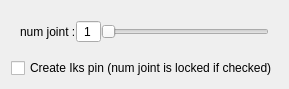
<?xml version="1.0" encoding="UTF-8"?>
<ui version="4.0">
    <class>Form</class>
    <widget class="QWidget" name="Form">
        <property name="geometry">
            <rect>
                <x>0</x>
                <y>0</y>
                <width>280</width>
                <height>81</height>
            </rect>
        </property>
        <property name="windowTitle">
            <string>Form</string>
        </property>
        <layout class="QVBoxLayout" name="verticalLayout">
            <item>
                <widget class="QWidget" name="jointNum_widget" native="true">
                    <layout class="QHBoxLayout" name="jointNum_layout">
                        <property name="spacing">
                            <number>0</number>
                        </property>
                        <item>
                            <widget class="QLabel" name="label">
                                <property name="text">
                                    <string>num joint :</string>
                                </property>
                            </widget>
                        </item>
                        <item>
                            <widget class="QSpinBox" name="numJoint_num">
                                <property name="maximumSize">
                                    <size>
                                        <width>30</width>
                                        <height>16777215</height>
                                    </size>
                                </property>
                                <property name="alignment">
                                    <set>Qt::AlignCenter</set>
                                </property>
                                <property name="buttonSymbols">
                                    <enum>QAbstractSpinBox::NoButtons</enum>
                                </property>
                                <property name="suffix">
                                    <string/>
                                </property>
                                <property name="minimum">
                                    <number>1</number>
                                </property>
                                <property name="value">
                                    <number>1</number>
                                </property>
                            </widget>
                        </item>
                        <item>
                            <widget class="QSlider" name="numJoint_slider">
                                <property name="minimum">
                                    <number>1</number>
                                </property>
                                <property name="value">
                                    <number>1</number>
                                </property>
                                <property name="orientation">
                                    <enum>Qt::Horizontal</enum>
                                </property>
                            </widget>
                        </item>
                    </layout>
                </widget>
            </item>
            <item>
                <layout class="QHBoxLayout" name="horizontalLayout_3">
                    <item>
                        <widget class="QCheckBox" name="ikPins_chbx">
                            <property name="text">
                                <string>Create Iks pin (num joint is locked if checked)</string>
                            </property>
                        </widget>
                    </item>
                </layout>
            </item>
        </layout>
    </widget>
    <resources/>
    <connections/>
</ui>
